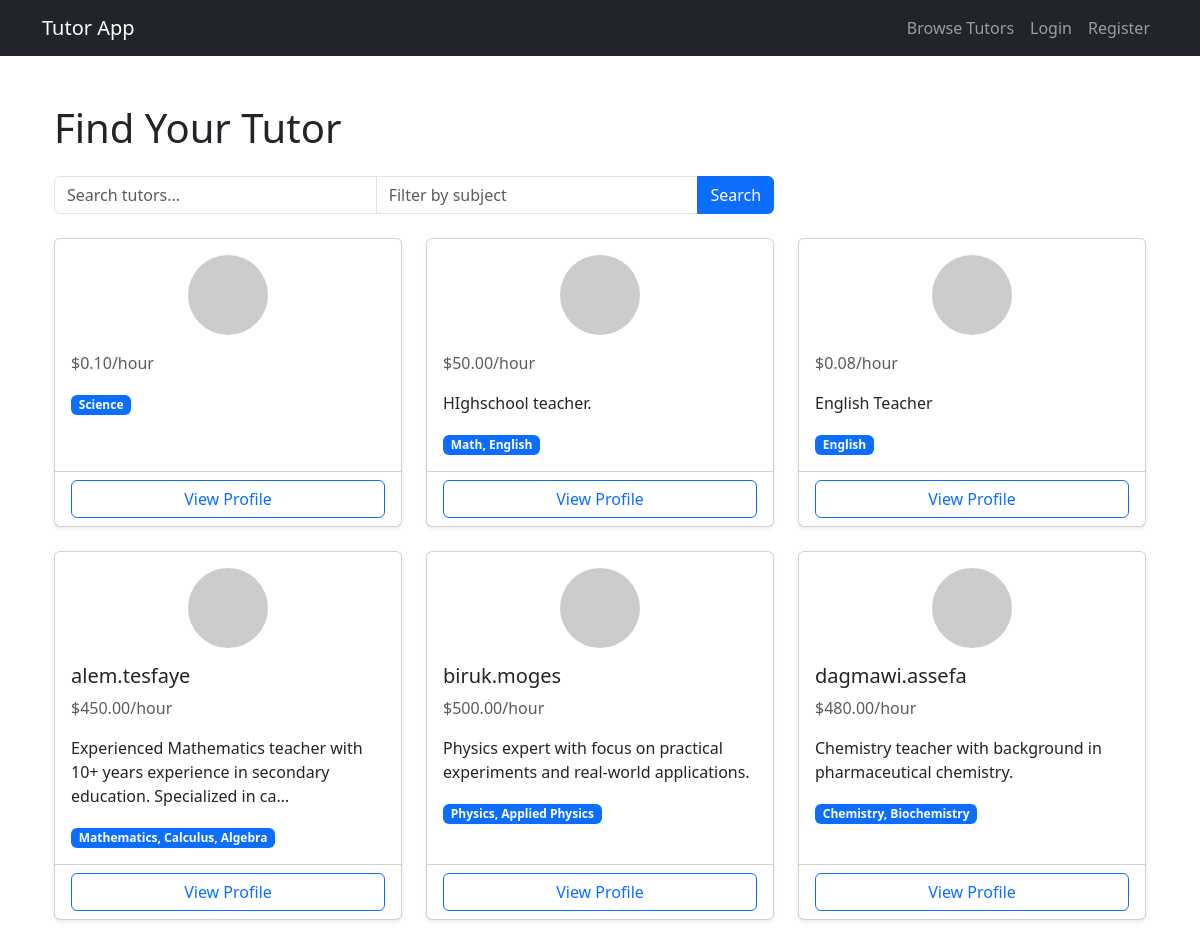
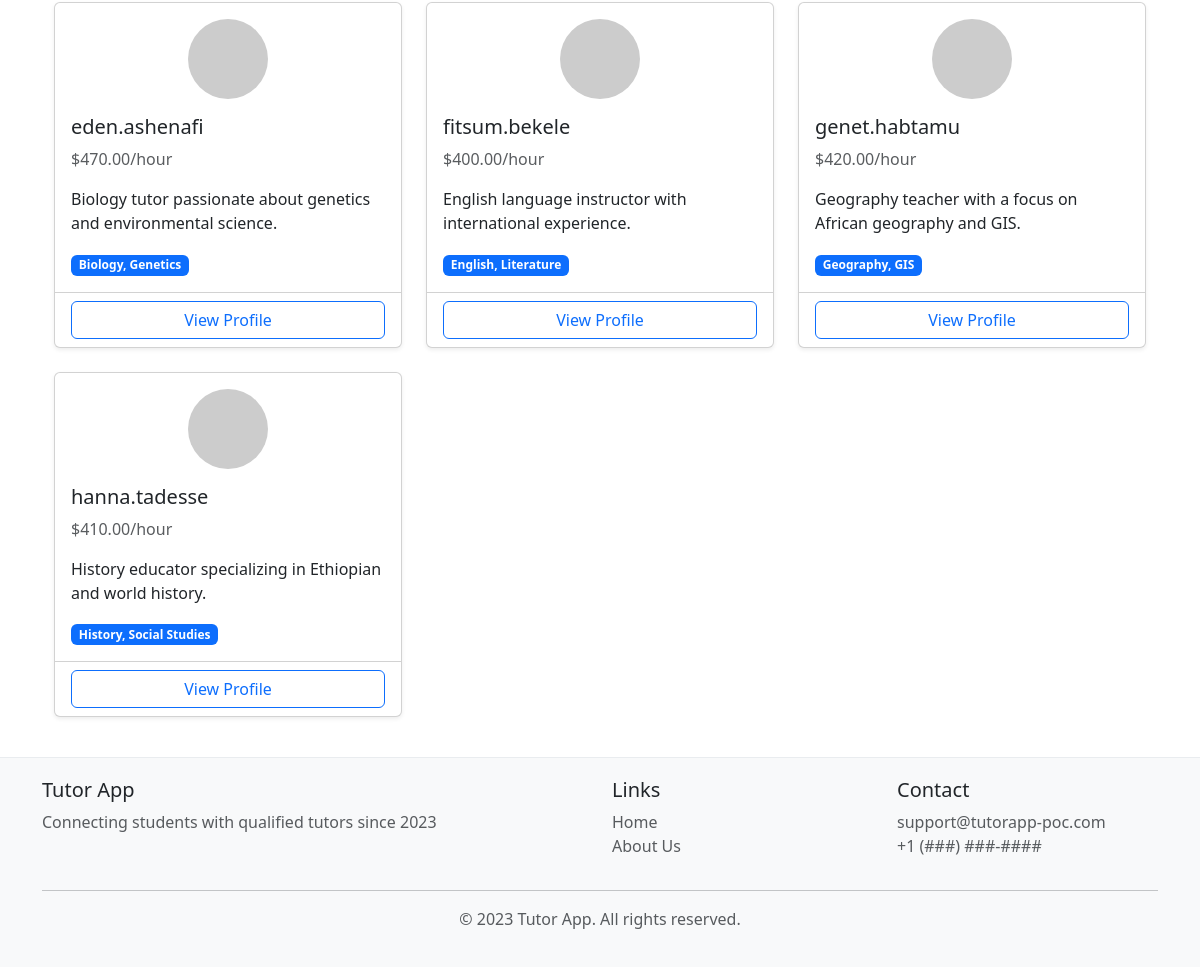
Page /tutors/ on the earlier database version (2 pictures, top to bottom).
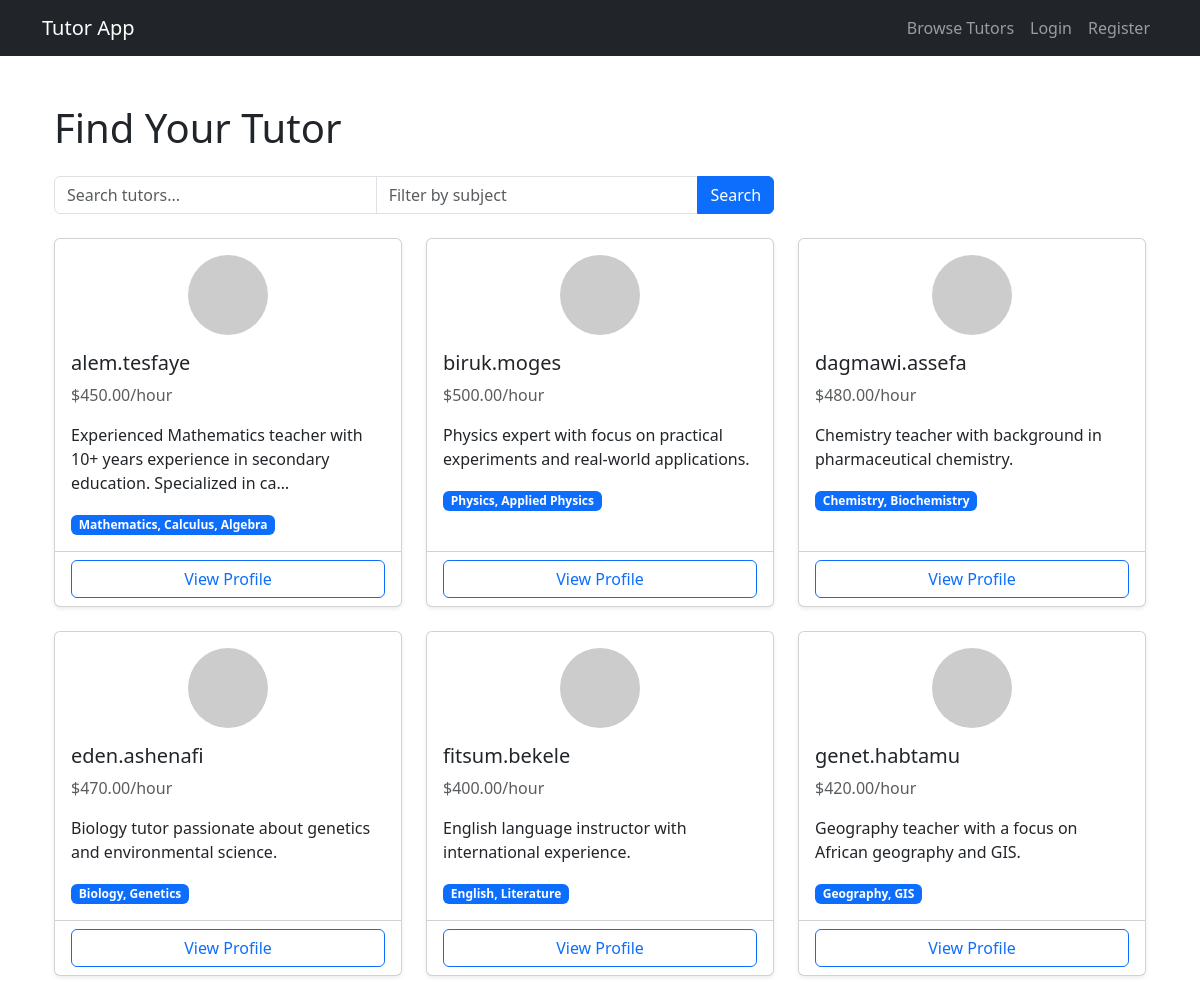
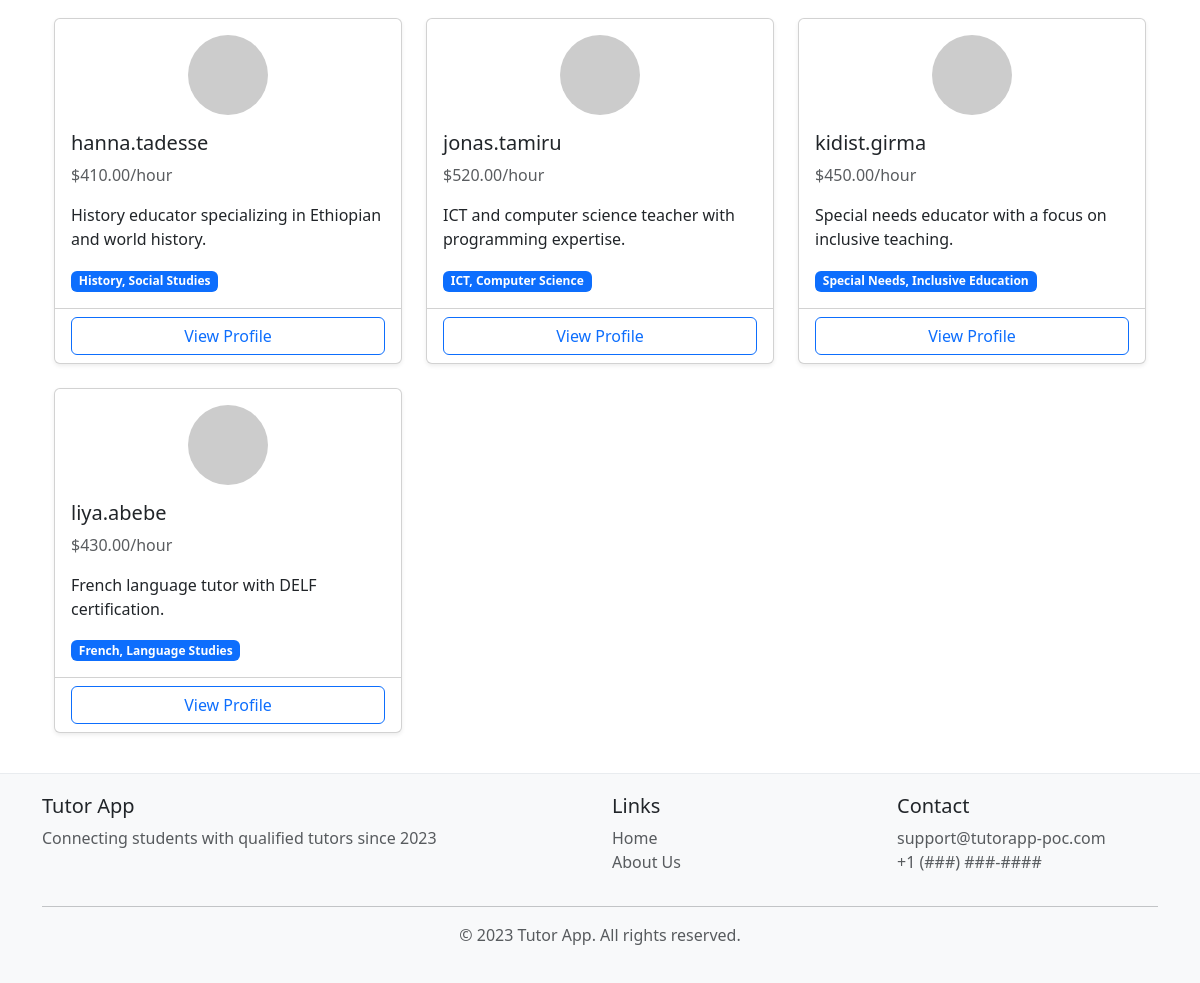
Same page on the later database version (2 pictures, top to bottom).
### accounts/models.py (models this page shows, shortened)
class TutorProfile(models.Model):
    user = models.OneToOneField(CustomUser, on_delete=models.CASCADE, related_name='tutor_profile')
    bio = models.TextField(max_length=500, blank=True)
    subjects = models.CharField(max_length=200)
    hourly_rate = models.DecimalField(max_digits=6, decimal_places=2, default=0.00 )
    created_at = models.DateTimeField(auto_now_add=True)

class CustomUser(AbstractUser):
    USER_TYPES = (
        ('student', 'Student'),
        ('tutor', 'Tutor'),
    )
    first_name = models.CharField(max_length=30)
    last_name = models.CharField(max_length=30)
    user_type = models.CharField(max_length=10, choices=USER_TYPES, default='student')

### tutors/views.py (the view)
# urls.py: path('tutors/', TutorListView, name='tutor_list'),
def TutorListView(request):
    tutors = TutorProfile.objects.order_by("created_at")
    return render(request, 'tutor_list.html', {'tutors': tutors[:10]})

### tutors/templates/tutor_list.html (shortened to what this page needs)
{% extends 'base.html' %}
{% block content %}
<div class="container mt-4">
    <h1 class="mb-4">Find Your Tutor</h1>
    <div class="row mb-4">
        <div class="col-md-8">
            <form method="get">
                <div class="input-group">
                    <input type="text" class="form-control"
                           name="q" placeholder="Search tutors..."
                           value="{{ search_query }}">
                    <input type="text" class="form-control"
                           name="subject" placeholder="Filter by subject"
                           value="{{ subject_filter }}">
                    <button class="btn btn-primary" type="submit">
                         Search
                    </button>
                </div>
            </form>
        </div>
    </div>
    <div class="row row-cols-1 row-cols-md-2 row-cols-lg-3 g-4">
        {% for tutor in tutors %}
        <div class="col">
            <div class="card h-100 shadow-sm">
                <div class="card-body">
                    <div class="text-center mb-3">
                        <img src="https://ui-avatars.com/api/?name={{tutor.user.username}}&size=150"
                             class="rounded-circle"
                             alt="{{ tutor.user.username }}">
                    </div>
                    <h5 class="card-title">{{ tutor.user.username }}</h5>
                    <p class="text-muted">${{ tutor.hourly_rate }}/hour</p>
                    <p class="card-text">{{ tutor.bio|truncatechars:100 }}</p>
                    <div class="badge bg-primary">{{ tutor.subjects }}</div>
                </div>
                <div class="card-footer bg-transparent">
                    <a href="{% url 'tutor_detail' tutor.user.username %}" class="btn btn-outline-primary w-100">
                        View Profile
                    </a>
                </div>
            </div>
        </div>
        {% empty %}
        <div class="col">
            <div class="alert alert-info">No tutors found matching your criteria.</div>
        </div>
        {% endfor %}
    </div>
</div>
{% endblock %}

### templates/base.html (shortened to what this page needs)
<!DOCTYPE html>
<html lang="en">
<head>
    <link href="https://cdn.jsdelivr.net/npm/bootstrap@5.3.0/dist/css/bootstrap.min.css" rel="stylesheet">
</head>
<body class="d-flex flex-column min-vh-100">
    <nav class="navbar navbar-expand-lg navbar-dark bg-dark">
        <div class="container">
            <a class="navbar-brand" href="{% url 'home' %}">Tutor App</a>
            <div class="navbar-nav">
                <a class="nav-link" href="{% url 'tutor_list' %}">Browse Tutors</a>
                {% if user.is_authenticated %}
                    {% if request.user.user_type == "student" %}
                        <a class="nav-link" href="{% url 'student_profile' %}">{{ request.user.username }}</a>
                    {% elif request.user.user_type == "tutor" %}
                        <a class="nav-link" href="{% url 'tutor_profile' %}">{{ request.user.username }}</a>
                    {% endif %}
                    <a class="nav-link" href="{% url 'logout' %}">Logout</a>
                {% else %}
                    <a class="nav-link" href="{% url 'login' %}">Login</a>
                    <a class="nav-link" href="{% url 'register' %}">Register</a>
                {% endif %}
            </div>
        </div>
    </nav>
    <main class="flex-grow-1">
        <div class="container mt-5 min-height-80">
            {% block content %}{% endblock %}
        </div>
    </main>
    <footer class="footer">
        <div class="container">
            <div class="row">
                <div class="col-md-6">
                    <h5>Tutor App</h5>
                    <p class="text-muted">Connecting students with qualified tutors since 2023</p>
                </div>
                <div class="col-md-3">
                    <h5>Links</h5>
                    <ul class="list-unstyled">
                        <li><a href="{% url 'home' %}" class="text-decoration-none text-muted">Home</a></li>
                        <li><a href="#" class="text-decoration-none text-muted">About Us</a></li>
                    </ul>
                </div>
                <div class="col-md-3">
                    <h5>Contact</h5>
                    <ul class="list-unstyled">
                        <li class="text-muted">support@tutorapp-poc.com</li>
                        <li class="text-muted">+1 (###) ###-####</li>
                    </ul>
                </div>
            </div>
            <hr>
            <p class="text-center text-muted">&copy; 2023 Tutor App. All rights reserved.</p>
        </div>
    </footer>
</body>
</html>

### templates/base.html (style rules this page uses)
.footer { background-color: #f8f9fa; padding: 20px 0; margin-top: 40px; border-top: 1px solid #e9ecef; }
.min-height-80 { min-height: 80vh; }

Differences in the rows shown:
removed TutorProfile: hourly_rate "0.10", subjects "Science"
removed TutorProfile: hourly_rate "50.00", bio "HIghschool teacher.", subjects "Math, English"
removed TutorProfile: hourly_rate "0.08", bio "English Teacher", subjects "English"
added TutorProfile: user.username "jonas.tamiru", hourly_rate "520.00", bio "ICT and computer science teacher with programming expertise.", subjects "ICT, Computer Science"
added TutorProfile: user.username "kidist.girma", hourly_rate "450.00", bio "Special needs educator with a focus on inclusive teaching.", subjects "Special Needs, Inclusive Education"
added TutorProfile: user.username "liya.abebe", hourly_rate "430.00", bio "French language tutor with DELF certification.", subjects "French, Language Studies"
